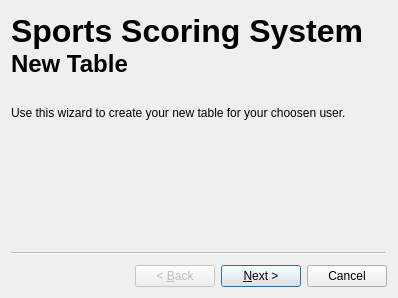
<?xml version="1.0" encoding="UTF-8"?>
<ui version="4.0">
 <class>newtablewizard</class>
 <widget class="QWizard" name="newtablewizard">
  <property name="geometry">
   <rect>
    <x>0</x>
    <y>0</y>
    <width>398</width>
    <height>298</height>
   </rect>
  </property>
  <property name="windowTitle">
   <string>Wizard</string>
  </property>
  <widget class="QWizardPage" name="wizardPage1">
   <widget class="QLabel" name="label">
    <property name="geometry">
     <rect>
      <x>0</x>
      <y>0</y>
      <width>391</width>
      <height>111</height>
     </rect>
    </property>
    <property name="text">
     <string>&lt;!DOCTYPE HTML PUBLIC &quot;-//W3C//DTD HTML 4.0//EN&quot; &quot;http://www.w3.org/TR/REC-html40/strict.dtd&quot;&gt;
&lt;html&gt;&lt;head&gt;&lt;meta name=&quot;qrichtext&quot; content=&quot;1&quot; /&gt;&lt;style type=&quot;text/css&quot;&gt;
p, li { white-space: pre-wrap; }
&lt;/style&gt;&lt;/head&gt;&lt;body style=&quot; font-family:'DejaVu Sans'; font-size:9pt; font-weight:400; font-style:normal;&quot;&gt;
&lt;p style=&quot; margin-top:0px; margin-bottom:0px; margin-left:0px; margin-right:0px; -qt-block-indent:0; text-indent:0px;&quot;&gt;&lt;span style=&quot; font-size:24pt; font-weight:600;&quot;&gt;Sports Scoring System&lt;/span&gt;&lt;/p&gt;
&lt;p style=&quot; margin-top:0px; margin-bottom:0px; margin-left:0px; margin-right:0px; -qt-block-indent:0; text-indent:0px;&quot;&gt;&lt;span style=&quot; font-size:18pt; font-weight:600;&quot;&gt;New Table&lt;/span&gt;&lt;/p&gt;
&lt;p style=&quot;-qt-paragraph-type:empty; margin-top:0px; margin-bottom:0px; margin-left:0px; margin-right:0px; -qt-block-indent:0; text-indent:0px; font-size:18pt; font-weight:600;&quot;&gt;&lt;/p&gt;
&lt;p style=&quot; margin-top:0px; margin-bottom:0px; margin-left:0px; margin-right:0px; -qt-block-indent:0; text-indent:0px;&quot;&gt;Use this wizard to create your new table for your choosen user.&lt;/p&gt;&lt;/body&gt;&lt;/html&gt;</string>
    </property>
    <property name="textFormat">
     <enum>Qt::RichText</enum>
    </property>
   </widget>
  </widget>
  <widget class="QWizardPage" name="wizardPage2">
   <widget class="QWidget" name="formLayoutWidget">
    <property name="geometry">
     <rect>
      <x>0</x>
      <y>10</y>
      <width>391</width>
      <height>331</height>
     </rect>
    </property>
    <layout class="QFormLayout" name="formLayout">
     <property name="fieldGrowthPolicy">
      <enum>QFormLayout::ExpandingFieldsGrow</enum>
     </property>
     <item row="0" column="0">
      <widget class="QLabel" name="label_3">
       <property name="text">
        <string>Group Names:</string>
       </property>
      </widget>
     </item>
     <item row="1" column="1">
      <layout class="QHBoxLayout" name="horizontalLayout_2">
       <item>
        <widget class="QLineEdit" name="lineEdit"/>
       </item>
       <item>
        <widget class="QPushButton" name="btnAdd">
         <property name="text">
          <string>Add</string>
         </property>
        </widget>
       </item>
       <item>
        <widget class="QPushButton" name="btnRem">
         <property name="text">
          <string>Remove</string>
         </property>
        </widget>
       </item>
      </layout>
     </item>
     <item row="0" column="1">
      <widget class="QListWidget" name="listWidget">
       <property name="editTriggers">
        <set>QAbstractItemView::AllEditTriggers</set>
       </property>
      </widget>
     </item>
    </layout>
   </widget>
  </widget>
 </widget>
 <resources/>
 <connections>
  <connection>
   <sender>btnAdd</sender>
   <signal>clicked()</signal>
   <receiver>newtablewizard</receiver>
   <slot>addItem()</slot>
   <hints>
    <hint type="sourcelabel">
     <x>280</x>
     <y>224</y>
    </hint>
    <hint type="destinationlabel">
     <x>198</x>
     <y>148</y>
    </hint>
   </hints>
  </connection>
  <connection>
   <sender>btnRem</sender>
   <signal>clicked()</signal>
   <receiver>newtablewizard</receiver>
   <slot>remItem()</slot>
   <hints>
    <hint type="sourcelabel">
     <x>352</x>
     <y>224</y>
    </hint>
    <hint type="destinationlabel">
     <x>198</x>
     <y>148</y>
    </hint>
   </hints>
  </connection>
 </connections>
 <slots>
  <slot>addItem()</slot>
  <slot>remItem()</slot>
 </slots>
</ui>
